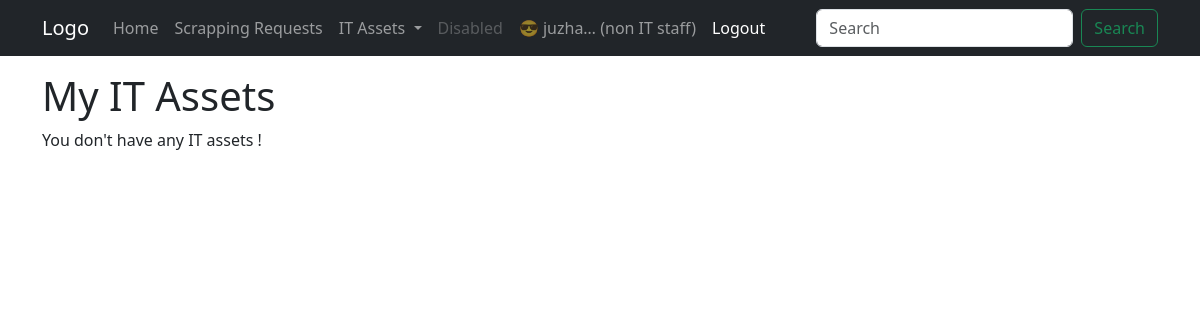
Page /nanoassets/myinstances/ (signed in) on the earlier database version.
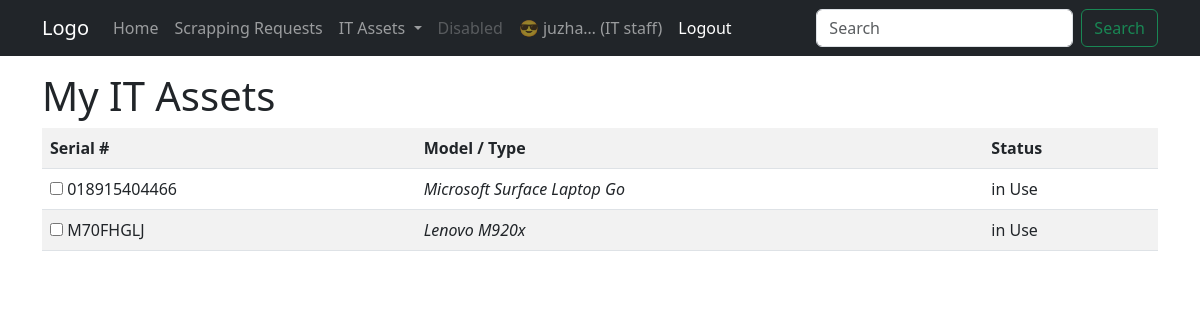
Same page on the later database version.
### nanoassets/models.py (models this page shows, shortened)
class Instance(models.Model):
    serial_number = models.CharField(
        primary_key=True, max_length=20, help_text='enter serial #')
    model_type = models.ForeignKey("nanoassets.ModelType", verbose_name=_(
        "Model / Type"), on_delete=models.SET_NULL, null=True, blank=True)
    owner = models.ForeignKey(User, verbose_name=_(
        "Owner"), on_delete=models.SET_NULL, null=True, blank=True)
    INSTANCE_STATUS = (
        ('A', 'Available'),
        ('U', 'in Use'),
        ('R', 'in Repair'),
        ('S', 'Scrapped')
    )
    status = models.CharField(max_length=15, choices=INSTANCE_STATUS,
                              default='Available', help_text='Asset availability')
    eol_date = models.DateField(null=True, blank=True)
    scrap_request = models.ForeignKey("nanoassets.ScrapRequest", verbose_name=_(
        "Scrap Request"), on_delete=models.SET_NULL, null=True, blank=True)
    class Meta:
        ordering = ['model_type', 'eol_date',]

class ModelType(models.Model):
    name = models.CharField(max_length=20)
    manufacturer = models.ForeignKey(
        "Manufacturer", on_delete=models.SET_NULL, blank=True, null=True)
    def __str__(self):
        return '%s %s' % (self.manufacturer, self.name)

class Manufacturer(models.Model):
    name = models.CharField(max_length=20)
    def __str__(self):
        return self.name

### nanoassets/views.py (the view)
# urls.py: path('myinstances/', views.InstanceByUserListView.as_view(),
class InstanceByUserListView(LoginRequiredMixin, generic.ListView):
    model = Instance
    template_name = 'nanoassets/instance_list_by_user.html'
    def get_queryset(self):
        return super().get_queryset().filter(owner=self.request.user).filter(status__exact='U').order_by('eol_date')

### nanoassets/templates/nanoassets/instance_list_by_user.html
{% extends 'base.html' %}
{% block page_content %}
  <h1>My IT Assets</h1>
  {% if instance_list %}
    <table class="table table-striped table-hover">
      <tr>
        <th>Serial #</th>
        <th>Model / Type</th>
        <th>Status</th>
      </tr>
      {% for instance in instance_list %}
        <tr>
          <td>
            <input type="checkbox"
                   name="instance"
                   id="instance{{ forloop.counter }}"
                   value="{{ instance.pk }}"/>
            <label for="instance{{ forloop.counter }}">{{ instance.serial_number }}</label>
          </td>
          <td>
            <em>{{ instance.model_type }}</em>
          </td>
          <td>{{ instance.get_status_display }}</td>
        </tr>
      {% endfor %}
    </table>
  {% else %}
    <p>You don't have any IT assets !</p>
  {% endif %}
{% endblock page_content %}

### templates/base.html (shortened to what this page needs)
<!doctype html>
<html lang="en">
  <head>
    <link href="https://cdn.jsdelivr.net/npm/bootstrap@5.3.0-alpha2/dist/css/bootstrap.min.css"
          rel="stylesheet"
>
  </head>
  <body>
    <nav class="navbar navbar-expand-lg navbar-dark bg-dark sticky-top">
      <div class="container">
        <a class="navbar-brand" href="#">Logo</a>
        <div class="collapse navbar-collapse" id="navbarSupportedContent">
          <ul class="navbar-nav me-auto mb-2 mb-lg-0">
            <li class="nav-item">
              <a class="nav-link" aria-current="page" href="#">Home</a>
            </li>
            <li class="nav-item">
              <a class="nav-link" href="{% url 'instance-scrapping-request-list' %}">Scrapping Requests</a>
            </li>
            <li class="nav-item dropdown">
              <a class="nav-link dropdown-toggle"
                 href="#"
                 role="button"
                 data-bs-toggle="dropdown"
                 aria-expanded="false">
                IT Assets
              </a>
            </li>
            <li class="nav-item">
              <a class="nav-link disabled">Disabled</a>
            </li>
            <li class="nav-item">
              {% if user.is_authenticated %}
                <li>
                  <span class="nav-link">
                    😎 {{ user.get_username|truncatechars:6 }}
                    {% if user.is_staff %}
                      (IT staff)
                    {% else %}
                      (non IT staff)
                    {% endif %}
                  </span>
                </li>
                <li>
                  <a class="nav-link active" href="{% url 'logout' %}?next={{ request.path }}">Logout</a>
                </li>
              {% else %}
                <li>
                  <a class="nav-link active" href="{% url 'login' %}?next={{ request.path }}"><span class="glyphicon glyphicon-log-in"></span>Login</a>
                </li>
              {% endif %}
            </li>
          </ul>
          <form class="d-flex" role="search">
            <input class="form-control me-2"
                   type="search"
                   placeholder="Search"
                   aria-label="Search">
            <button class="btn btn-outline-success" type="submit">Search</button>
          </form>
        </div>
      </div>
    </nav>
    <div class="container mt-3">
      {% block page_content %}{% endblock page_content %}
    </div>
  </body>
</html>

Differences in the rows shown:
now on this page (row edited): Instance: serial_number "018915404466", model_type "Microsoft Surface Laptop Go", status "in Use"
now on this page (row edited): Instance: serial_number "M70FHGLJ", model_type "Lenovo M920x", status "in Use"
Other differences:
text no longer shown: "(non IT staff) You don't have any IT assets !"
text now shown: "(IT staff) Serial # Model / Type Status"
